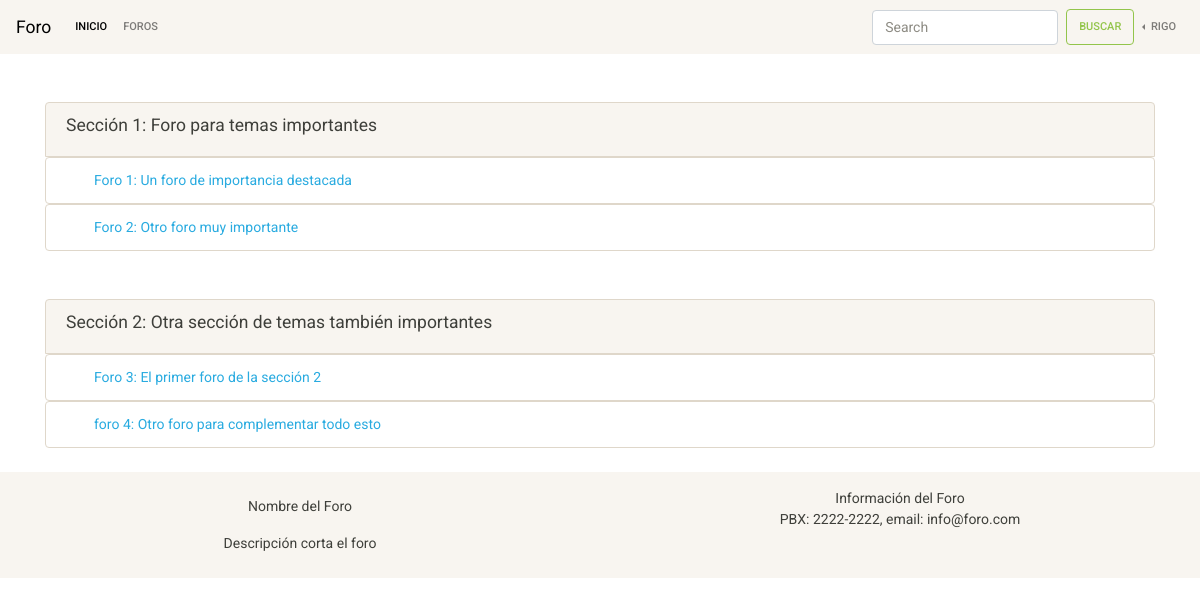
The app's page /forum/ (signed in) with its own data.
### accounts/models.py (models this page shows)
class User(AbstractUser):
    is_moderator = models.BooleanField(_("moderator"), default=False)
    age = models.IntegerField(verbose_name=_("edad"), blank=False, null=False)

### apps/forum/models.py (models this page shows, shortened)
class Section(models.Model):
    title = models.CharField(_("Title"), max_length=150, unique=True)
    description = models.CharField(_("Description"), max_length=250)
    slug = models.SlugField(max_length=50, unique=True)

class Forum(models.Model):
    title = models.CharField(_("Title"), max_length=200150, unique=True)
    description = models.CharField(_("Description"), max_length=250)
    section = models.ForeignKey(Section, on_delete=models.CASCADE)
    slug = models.SlugField(max_length=50, unique=True)
    def get_absolute_url(self):
        return reverse("forums_detail", kwargs={"slug": self.slug})

### apps/forum/views.py (the view)
# urls.py: path('', ForumsListView.as_view(), name='forum'),
class ForumsListView(ListView):
    model = Section
    template_name = "forum/forum.html"

### apps/forum/templates/forum/forum.html (shortened to what this page needs)
{% extends 'base.html' %}
{% block content%}
<div class="container">
    <div class="row">
        <div class="col-12">
            {% for section in object_list %}
            <ul class="list-group pt-5">
                <li class="list-group-item bg-light text-black"><h5>{{ section.title }}: {{ section.description }}</h5></li>
                {% for forum in section.forum_set.all %}
                <ul class="list-group">
                    <li class="list-group-item pl-5"><a class="text-info" href="{{ forum.get_absolute_url }}">{{ forum.title }}: {{ forum.description }}</a> </li>
                </ul>
            </ul>
            {% endfor %}
            {% endfor %}
        </div>
    </div>
</div>
{% endblock content %}

### templates/base.html (shortened to what this page needs)
{% load i18n %}
<!doctype html>
<html lang="en">
<head>
  <link href="https://stackpath.bootstrapcdn.com/bootswatch/4.4.1/sandstone/bootstrap.min.css" rel="stylesheet">
</head>
<body>
  <nav class="navbar navbar-expand-lg navbar-light bg-light">
    <a class="navbar-brand" href="{% url 'home' %}">{% trans "Forum" %}</a>
    <div class="collapse navbar-collapse" id="navbarSupportedContent">
      <ul class="navbar-nav mr-auto">
        <li class="nav-item active">
          <a class="nav-link" href="{% url 'home' %}">{% trans "Home" %}<span class="sr-only">(current)</span></a>
        </li>
        <li class="nav-item">
          <a class="nav-link" href="{% url 'forum' %}">{% trans "Forums" %}</a>
        </li>
      </ul>
      <form class="form-inline my-2 my-lg-0 ml-auto">
        <input class="form-control mr-sm-2" type="search" placeholder="Search" aria-label="Search">
        <button class="btn btn-outline-success my-2 my-sm-0" type="submit">{% trans "Search" %}</button>
      </form>
      {% if user.is_authenticated %}
      <ul class="navbar-nav">
        <li class="nav-item dropleft">
          <a class="nav-link dropdown-toggle" href="#" id="navbarDropdown" role="button" data-toggle="dropdown"
            aria-haspopup="true" aria-expanded="false">
            {{ user.username }}
          </a>
        </li>
      </ul>
      {% endif %}
    </div>
  </nav>
  {% block content %}{% endblock content %}
  <footer class="container-fluid bg-light">
    <div class="conteiner-fluid mt-4 mb-4 pb-2">
      <div class="row">
        <div class="col-12 col-md-6">
          <p class=" text-center mt-3 pt-2">{% trans "Forum name" %}</p>
          <p class="text-center">{% trans "Short forum description" %}</p>
        </div>
        <div class="col-12 col-md-6 ">
          <p class="modal-body text-center">{% trans "Forum Info" %}<br>
            PBX: 2222-2222, email: info@foro.com</p>
        </div>
      </div>
    </div>
  </footer>
</body>
</html>

### records on screen
User: username "RIGO"
Section: title "Sección 1", description "Foro para temas importantes"
Forum: title "Foro 1", description "Un foro de importancia destacada"
Forum: title "Foro 2", description "Otro foro muy importante"
Section: title "Sección 2", description "Otra sección de temas también importantes"
Forum: title "Foro 3", description "El primer foro de la sección 2"
Forum: title "foro 4", description "Otro foro para complementar todo esto"
